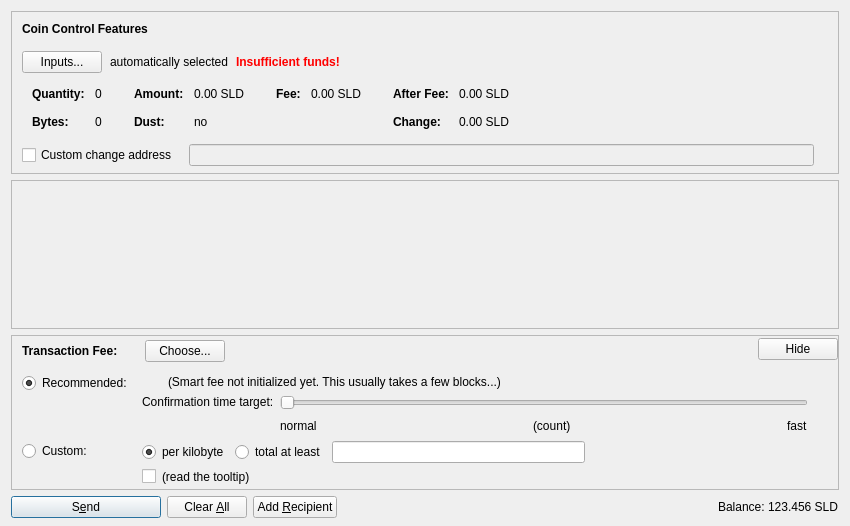
<?xml version="1.0" encoding="UTF-8"?>
<ui version="4.0">
 <class>SendCoinsDialog</class>
 <widget class="QDialog" name="SendCoinsDialog">
  <property name="geometry">
   <rect>
    <x>0</x>
    <y>0</y>
    <width>850</width>
    <height>526</height>
   </rect>
  </property>
  <property name="windowTitle">
   <string>Send Coins</string>
  </property>
  <layout class="QVBoxLayout" name="verticalLayout" stretch="0,1,0,0">
   <property name="bottomMargin">
    <number>8</number>
   </property>
   <item>
    <widget class="QFrame" name="frameCoinControl">
     <property name="sizePolicy">
      <sizepolicy hsizetype="Expanding" vsizetype="Expanding">
       <horstretch>0</horstretch>
       <verstretch>0</verstretch>
      </sizepolicy>
     </property>
     <property name="maximumSize">
      <size>
       <width>16777215</width>
       <height>16777215</height>
      </size>
     </property>
     <property name="frameShape">
      <enum>QFrame::StyledPanel</enum>
     </property>
     <property name="frameShadow">
      <enum>QFrame::Sunken</enum>
     </property>
     <layout class="QVBoxLayout" name="verticalLayoutCoinControl2">
      <property name="spacing">
       <number>0</number>
      </property>
      <property name="leftMargin">
       <number>0</number>
      </property>
      <property name="topMargin">
       <number>0</number>
      </property>
      <property name="rightMargin">
       <number>0</number>
      </property>
      <property name="bottomMargin">
       <number>6</number>
      </property>
      <item>
       <layout class="QVBoxLayout" name="verticalLayoutCoinControl" stretch="0,0,0,0,1">
        <property name="spacing">
         <number>0</number>
        </property>
        <property name="leftMargin">
         <number>10</number>
        </property>
        <property name="topMargin">
         <number>10</number>
        </property>
        <item>
         <layout class="QHBoxLayout" name="horizontalLayoutCoinControl1">
          <property name="bottomMargin">
           <number>15</number>
          </property>
          <item>
           <widget class="QLabel" name="labelCoinControlFeatures">
            <property name="sizePolicy">
             <sizepolicy hsizetype="Preferred" vsizetype="Maximum">
              <horstretch>0</horstretch>
              <verstretch>0</verstretch>
             </sizepolicy>
            </property>
            <property name="font">
             <font>
              <weight>75</weight>
              <bold>true</bold>
             </font>
            </property>
            <property name="styleSheet">
             <string notr="true">font-weight:bold;</string>
            </property>
            <property name="text">
             <string>Coin Control Features</string>
            </property>
           </widget>
          </item>
         </layout>
        </item>
        <item>
         <layout class="QHBoxLayout" name="horizontalLayoutCoinControl2" stretch="0,0,0,0">
          <property name="spacing">
           <number>8</number>
          </property>
          <property name="bottomMargin">
           <number>10</number>
          </property>
          <item>
           <widget class="QPushButton" name="pushButtonCoinControl">
            <property name="styleSheet">
             <string notr="true"/>
            </property>
            <property name="text">
             <string>Inputs...</string>
            </property>
            <property name="autoDefault">
             <bool>false</bool>
            </property>
           </widget>
          </item>
          <item>
           <widget class="QLabel" name="labelCoinControlAutomaticallySelected">
            <property name="text">
             <string>automatically selected</string>
            </property>
            <property name="margin">
             <number>5</number>
            </property>
           </widget>
          </item>
          <item>
           <widget class="QLabel" name="labelCoinControlInsuffFunds">
            <property name="font">
             <font>
              <weight>75</weight>
              <bold>true</bold>
             </font>
            </property>
            <property name="styleSheet">
             <string notr="true">color:red;font-weight:bold;</string>
            </property>
            <property name="text">
             <string>Insufficient funds!</string>
            </property>
            <property name="margin">
             <number>5</number>
            </property>
           </widget>
          </item>
          <item>
           <spacer name="horizontalSpacerCoinControl">
            <property name="orientation">
             <enum>Qt::Horizontal</enum>
            </property>
            <property name="sizeHint" stdset="0">
             <size>
              <width>40</width>
              <height>1</height>
             </size>
            </property>
           </spacer>
          </item>
         </layout>
        </item>
        <item>
         <widget class="QWidget" name="widgetCoinControl" native="true">
          <property name="sizePolicy">
           <sizepolicy hsizetype="Preferred" vsizetype="Preferred">
            <horstretch>0</horstretch>
            <verstretch>0</verstretch>
           </sizepolicy>
          </property>
          <property name="minimumSize">
           <size>
            <width>0</width>
            <height>0</height>
           </size>
          </property>
          <property name="styleSheet">
           <string notr="true"/>
          </property>
          <layout class="QHBoxLayout" name="horizontalLayoutCoinControl5">
           <property name="leftMargin">
            <number>0</number>
           </property>
           <property name="topMargin">
            <number>0</number>
           </property>
           <property name="rightMargin">
            <number>0</number>
           </property>
           <property name="bottomMargin">
            <number>0</number>
           </property>
           <item>
            <layout class="QHBoxLayout" name="horizontalLayoutCoinControl3" stretch="0,0,0,1">
             <property name="spacing">
              <number>20</number>
             </property>
             <property name="topMargin">
              <number>0</number>
             </property>
             <property name="bottomMargin">
              <number>10</number>
             </property>
             <item>
              <layout class="QFormLayout" name="formLayoutCoinControl1">
               <property name="horizontalSpacing">
                <number>10</number>
               </property>
               <property name="verticalSpacing">
                <number>14</number>
               </property>
               <property name="leftMargin">
                <number>10</number>
               </property>
               <property name="topMargin">
                <number>4</number>
               </property>
               <property name="rightMargin">
                <number>6</number>
               </property>
               <item row="0" column="0">
                <widget class="QLabel" name="labelCoinControlQuantityText">
                 <property name="font">
                  <font>
                   <weight>75</weight>
                   <bold>true</bold>
                  </font>
                 </property>
                 <property name="text">
                  <string>Quantity:</string>
                 </property>
                 <property name="margin">
                  <number>0</number>
                 </property>
                </widget>
               </item>
               <item row="0" column="1">
                <widget class="QLabel" name="labelCoinControlQuantity">
                 <property name="cursor">
                  <cursorShape>IBeamCursor</cursorShape>
                 </property>
                 <property name="contextMenuPolicy">
                  <enum>Qt::ActionsContextMenu</enum>
                 </property>
                 <property name="text">
                  <string notr="true">0</string>
                 </property>
                 <property name="margin">
                  <number>0</number>
                 </property>
                 <property name="textInteractionFlags">
                  <set>Qt::LinksAccessibleByMouse|Qt::TextSelectableByKeyboard|Qt::TextSelectableByMouse</set>
                 </property>
                </widget>
               </item>
               <item row="1" column="0">
                <widget class="QLabel" name="labelCoinControlBytesText">
                 <property name="font">
                  <font>
                   <weight>75</weight>
                   <bold>true</bold>
                  </font>
                 </property>
                 <property name="text">
                  <string>Bytes:</string>
                 </property>
                </widget>
               </item>
               <item row="1" column="1">
                <widget class="QLabel" name="labelCoinControlBytes">
                 <property name="cursor">
                  <cursorShape>IBeamCursor</cursorShape>
                 </property>
                 <property name="contextMenuPolicy">
                  <enum>Qt::ActionsContextMenu</enum>
                 </property>
                 <property name="text">
                  <string notr="true">0</string>
                 </property>
                 <property name="textInteractionFlags">
                  <set>Qt::LinksAccessibleByMouse|Qt::TextSelectableByKeyboard|Qt::TextSelectableByMouse</set>
                 </property>
                </widget>
               </item>
              </layout>
             </item>
             <item>
              <layout class="QFormLayout" name="formLayoutCoinControl2">
               <property name="horizontalSpacing">
                <number>10</number>
               </property>
               <property name="verticalSpacing">
                <number>14</number>
               </property>
               <property name="leftMargin">
                <number>6</number>
               </property>
               <property name="topMargin">
                <number>4</number>
               </property>
               <property name="rightMargin">
                <number>6</number>
               </property>
               <item row="0" column="0">
                <widget class="QLabel" name="labelCoinControlAmountText">
                 <property name="font">
                  <font>
                   <weight>75</weight>
                   <bold>true</bold>
                  </font>
                 </property>
                 <property name="text">
                  <string>Amount:</string>
                 </property>
                 <property name="margin">
                  <number>0</number>
                 </property>
                </widget>
               </item>
               <item row="0" column="1">
                <widget class="QLabel" name="labelCoinControlAmount">
                 <property name="cursor">
                  <cursorShape>IBeamCursor</cursorShape>
                 </property>
                 <property name="contextMenuPolicy">
                  <enum>Qt::ActionsContextMenu</enum>
                 </property>
                 <property name="text">
                  <string notr="true">0.00 SLD</string>
                 </property>
                 <property name="textInteractionFlags">
                  <set>Qt::LinksAccessibleByMouse|Qt::TextSelectableByKeyboard|Qt::TextSelectableByMouse</set>
                 </property>
                </widget>
               </item>
               <item row="1" column="0">
                <widget class="QLabel" name="labelCoinControlLowOutputText">
                 <property name="font">
                  <font>
                   <weight>75</weight>
                   <bold>true</bold>
                  </font>
                 </property>
                 <property name="text">
                  <string>Dust:</string>
                 </property>
                </widget>
               </item>
               <item row="1" column="1">
                <widget class="QLabel" name="labelCoinControlLowOutput">
                 <property name="cursor">
                  <cursorShape>IBeamCursor</cursorShape>
                 </property>
                 <property name="contextMenuPolicy">
                  <enum>Qt::ActionsContextMenu</enum>
                 </property>
                 <property name="text">
                  <string notr="true">no</string>
                 </property>
                 <property name="textInteractionFlags">
                  <set>Qt::LinksAccessibleByMouse|Qt::TextSelectableByKeyboard|Qt::TextSelectableByMouse</set>
                 </property>
                </widget>
               </item>
              </layout>
             </item>
             <item>
              <layout class="QFormLayout" name="formLayoutCoinControl3">
               <property name="horizontalSpacing">
                <number>10</number>
               </property>
               <property name="verticalSpacing">
                <number>14</number>
               </property>
               <property name="leftMargin">
                <number>6</number>
               </property>
               <property name="topMargin">
                <number>4</number>
               </property>
               <property name="rightMargin">
                <number>6</number>
               </property>
               <item row="0" column="0">
                <widget class="QLabel" name="labelCoinControlFeeText">
                 <property name="font">
                  <font>
                   <weight>75</weight>
                   <bold>true</bold>
                  </font>
                 </property>
                 <property name="text">
                  <string>Fee:</string>
                 </property>
                 <property name="margin">
                  <number>0</number>
                 </property>
                </widget>
               </item>
               <item row="0" column="1">
                <widget class="QLabel" name="labelCoinControlFee">
                 <property name="cursor">
                  <cursorShape>IBeamCursor</cursorShape>
                 </property>
                 <property name="contextMenuPolicy">
                  <enum>Qt::ActionsContextMenu</enum>
                 </property>
                 <property name="text">
                  <string notr="true">0.00 SLD</string>
                 </property>
                 <property name="textInteractionFlags">
                  <set>Qt::LinksAccessibleByMouse|Qt::TextSelectableByKeyboard|Qt::TextSelectableByMouse</set>
                 </property>
                </widget>
               </item>
              </layout>
             </item>
             <item>
              <layout class="QFormLayout" name="formLayoutCoinControl4">
               <property name="horizontalSpacing">
                <number>10</number>
               </property>
               <property name="verticalSpacing">
                <number>14</number>
               </property>
               <property name="leftMargin">
                <number>6</number>
               </property>
               <property name="topMargin">
                <number>4</number>
               </property>
               <property name="rightMargin">
                <number>6</number>
               </property>
               <item row="0" column="0">
                <widget class="QLabel" name="labelCoinControlAfterFeeText">
                 <property name="font">
                  <font>
                   <weight>75</weight>
                   <bold>true</bold>
                  </font>
                 </property>
                 <property name="text">
                  <string>After Fee:</string>
                 </property>
                 <property name="margin">
                  <number>0</number>
                 </property>
                </widget>
               </item>
               <item row="0" column="1">
                <widget class="QLabel" name="labelCoinControlAfterFee">
                 <property name="cursor">
                  <cursorShape>IBeamCursor</cursorShape>
                 </property>
                 <property name="contextMenuPolicy">
                  <enum>Qt::ActionsContextMenu</enum>
                 </property>
                 <property name="text">
                  <string notr="true">0.00 SLD</string>
                 </property>
                 <property name="textInteractionFlags">
                  <set>Qt::LinksAccessibleByMouse|Qt::TextSelectableByKeyboard|Qt::TextSelectableByMouse</set>
                 </property>
                </widget>
               </item>
               <item row="1" column="0">
                <widget class="QLabel" name="labelCoinControlChangeText">
                 <property name="font">
                  <font>
                   <weight>75</weight>
                   <bold>true</bold>
                  </font>
                 </property>
                 <property name="text">
                  <string>Change:</string>
                 </property>
                </widget>
               </item>
               <item row="1" column="1">
                <widget class="QLabel" name="labelCoinControlChange">
                 <property name="cursor">
                  <cursorShape>IBeamCursor</cursorShape>
                 </property>
                 <property name="contextMenuPolicy">
                  <enum>Qt::ActionsContextMenu</enum>
                 </property>
                 <property name="text">
                  <string notr="true">0.00 SLD</string>
                 </property>
                 <property name="textInteractionFlags">
                  <set>Qt::LinksAccessibleByMouse|Qt::TextSelectableByKeyboard|Qt::TextSelectableByMouse</set>
                 </property>
                </widget>
               </item>
              </layout>
             </item>
            </layout>
           </item>
          </layout>
         </widget>
        </item>
        <item>
         <layout class="QHBoxLayout" name="horizontalLayoutCoinControl4" stretch="0,0,0">
          <property name="spacing">
           <number>12</number>
          </property>
          <property name="sizeConstraint">
           <enum>QLayout::SetDefaultConstraint</enum>
          </property>
          <property name="topMargin">
           <number>5</number>
          </property>
          <property name="rightMargin">
           <number>5</number>
          </property>
          <item>
           <widget class="QCheckBox" name="checkBoxCoinControlChange">
            <property name="toolTip">
             <string>If this is activated, but the change address is empty or invalid, change will be sent to a newly generated address.</string>
            </property>
            <property name="text">
             <string>Custom change address</string>
            </property>
           </widget>
          </item>
          <item>
           <widget class="QValidatedLineEdit" name="lineEditCoinControlChange">
            <property name="enabled">
             <bool>false</bool>
            </property>
            <property name="sizePolicy">
             <sizepolicy hsizetype="Expanding" vsizetype="Fixed">
              <horstretch>0</horstretch>
              <verstretch>0</verstretch>
             </sizepolicy>
            </property>
           </widget>
          </item>
          <item>
           <widget class="QLabel" name="labelCoinControlChangeLabel">
            <property name="sizePolicy">
             <sizepolicy hsizetype="Preferred" vsizetype="Expanding">
              <horstretch>0</horstretch>
              <verstretch>0</verstretch>
             </sizepolicy>
            </property>
            <property name="minimumSize">
             <size>
              <width>0</width>
              <height>0</height>
             </size>
            </property>
            <property name="text">
             <string/>
            </property>
            <property name="margin">
             <number>3</number>
            </property>
           </widget>
          </item>
         </layout>
        </item>
        <item>
         <spacer name="verticalSpacerCoinControl">
          <property name="orientation">
           <enum>Qt::Vertical</enum>
          </property>
          <property name="sizeHint" stdset="0">
           <size>
            <width>800</width>
            <height>1</height>
           </size>
          </property>
         </spacer>
        </item>
       </layout>
      </item>
     </layout>
    </widget>
   </item>
   <item>
    <widget class="QScrollArea" name="scrollArea">
     <property name="widgetResizable">
      <bool>true</bool>
     </property>
     <widget class="QWidget" name="scrollAreaWidgetContents">
      <property name="geometry">
       <rect>
        <x>0</x>
        <y>0</y>
        <width>830</width>
        <height>104</height>
       </rect>
      </property>
      <layout class="QVBoxLayout" name="verticalLayout_2" stretch="0,1">
       <property name="leftMargin">
        <number>0</number>
       </property>
       <property name="topMargin">
        <number>0</number>
       </property>
       <property name="rightMargin">
        <number>0</number>
       </property>
       <property name="bottomMargin">
        <number>0</number>
       </property>
       <item>
        <layout class="QVBoxLayout" name="entries">
         <property name="spacing">
          <number>6</number>
         </property>
        </layout>
       </item>
       <item>
        <spacer name="verticalSpacer">
         <property name="orientation">
          <enum>Qt::Vertical</enum>
         </property>
         <property name="sizeHint" stdset="0">
          <size>
           <width>20</width>
           <height>40</height>
          </size>
         </property>
        </spacer>
       </item>
      </layout>
     </widget>
    </widget>
   </item>
   <item>
    <widget class="QFrame" name="frameFee">
     <property name="sizePolicy">
      <sizepolicy hsizetype="Expanding" vsizetype="Expanding">
       <horstretch>0</horstretch>
       <verstretch>0</verstretch>
      </sizepolicy>
     </property>
     <property name="maximumSize">
      <size>
       <width>16777215</width>
       <height>16777215</height>
      </size>
     </property>
     <property name="frameShape">
      <enum>QFrame::StyledPanel</enum>
     </property>
     <property name="frameShadow">
      <enum>QFrame::Sunken</enum>
     </property>
     <layout class="QVBoxLayout" name="verticalLayoutFee1">
      <property name="spacing">
       <number>0</number>
      </property>
      <property name="leftMargin">
       <number>0</number>
      </property>
      <property name="topMargin">
       <number>0</number>
      </property>
      <property name="rightMargin">
       <number>0</number>
      </property>
      <property name="bottomMargin">
       <number>0</number>
      </property>
      <item>
       <layout class="QVBoxLayout" name="verticalLayoutFee2" stretch="0,0,0">
        <property name="spacing">
         <number>0</number>
        </property>
        <property name="leftMargin">
         <number>10</number>
        </property>
        <property name="topMargin">
         <number>0</number>
        </property>
        <item>
         <layout class="QHBoxLayout" name="horizontalLayoutFee1">
          <property name="bottomMargin">
           <number>0</number>
          </property>
          <item>
           <layout class="QVBoxLayout" name="verticalLayoutFee7">
            <property name="spacing">
             <number>0</number>
            </property>
            <item>
             <spacer name="verticalSpacerSmartFee">
              <property name="orientation">
               <enum>Qt::Vertical</enum>
              </property>
              <property name="sizeType">
               <enum>QSizePolicy::Fixed</enum>
              </property>
              <property name="sizeHint" stdset="0">
               <size>
                <width>1</width>
                <height>4</height>
               </size>
              </property>
             </spacer>
            </item>
            <item>
             <layout class="QHBoxLayout" name="horizontalLayoutSmartFee">
              <property name="spacing">
               <number>10</number>
              </property>
              <item>
               <widget class="QLabel" name="labelFeeHeadline">
                <property name="sizePolicy">
                 <sizepolicy hsizetype="Preferred" vsizetype="Maximum">
                  <horstretch>0</horstretch>
                  <verstretch>0</verstretch>
                 </sizepolicy>
                </property>
                <property name="font">
                 <font>
                  <weight>75</weight>
                  <bold>true</bold>
                 </font>
                </property>
                <property name="styleSheet">
                 <string notr="true">font-weight:bold;</string>
                </property>
                <property name="text">
                 <string>Transaction Fee:</string>
                </property>
               </widget>
              </item>
              <item>
               <widget class="QLabel" name="labelFeeMinimized">
                <property name="text">
                 <string/>
                </property>
               </widget>
              </item>
              <item>
               <widget class="QPushButton" name="buttonChooseFee">
                <property name="text">
                 <string>Choose...</string>
                </property>
               </widget>
              </item>
             </layout>
            </item>
            <item>
             <spacer name="verticalSpacer_5">
              <property name="orientation">
               <enum>Qt::Vertical</enum>
              </property>
              <property name="sizeHint" stdset="0">
               <size>
                <width>1</width>
                <height>1</height>
               </size>
              </property>
             </spacer>
            </item>
           </layout>
          </item>
          <item>
           <spacer name="horizontalSpacer_4">
            <property name="orientation">
             <enum>Qt::Horizontal</enum>
            </property>
            <property name="sizeHint" stdset="0">
             <size>
              <width>40</width>
              <height>20</height>
             </size>
            </property>
           </spacer>
          </item>
          <item>
           <widget class="QPushButton" name="buttonMinimizeFee">
            <property name="toolTip">
             <string>collapse fee-settings</string>
            </property>
            <property name="text">
             <string>Hide</string>
            </property>
           </widget>
          </item>
         </layout>
        </item>
        <item>
         <widget class="QFrame" name="frameFeeSelection">
          <layout class="QVBoxLayout" name="verticalLayoutFee12">
           <property name="spacing">
            <number>0</number>
           </property>
           <property name="leftMargin">
            <number>0</number>
           </property>
           <property name="topMargin">
            <number>0</number>
           </property>
           <property name="rightMargin">
            <number>0</number>
           </property>
           <property name="bottomMargin">
            <number>0</number>
           </property>
           <item>
            <layout class="QGridLayout" name="gridLayoutFee">
             <property name="topMargin">
              <number>10</number>
             </property>
             <property name="bottomMargin">
              <number>4</number>
             </property>
             <property name="horizontalSpacing">
              <number>10</number>
             </property>
             <property name="verticalSpacing">
              <number>4</number>
             </property>
             <item row="1" column="1">
              <layout class="QVBoxLayout" name="verticalLayoutFee8">
               <property name="spacing">
                <number>6</number>
               </property>
               <item>
                <layout class="QHBoxLayout" name="horizontalLayoutFee13">
                 <item>
                  <widget class="QRadioButton" name="radioCustomPerKilobyte">
                   <property name="toolTip">
                    <string>If the custom fee is set to 1000 satoshis and the transaction is only 250 bytes, then &quot;per kilobyte&quot; only pays 250 satoshis in fee, while &quot;total at least&quot; pays 1000 satoshis. For transactions bigger than a kilobyte both pay by kilobyte.</string>
                   </property>
                   <property name="text">
                    <string>per kilobyte</string>
                   </property>
                   <property name="checked">
                    <bool>true</bool>
                   </property>
                   <attribute name="buttonGroup">
                    <string notr="true">groupCustomFee</string>
                   </attribute>
                  </widget>
                 </item>
                 <item>
                  <widget class="QRadioButton" name="radioCustomAtLeast">
                   <property name="toolTip">
                    <string>If the custom fee is set to 1000 satoshis and the transaction is only 250 bytes, then &quot;per kilobyte&quot; only pays 250 satoshis in fee, while &quot;total at least&quot; pays 1000 satoshis. For transactions bigger than a kilobyte both pay by kilobyte.</string>
                   </property>
                   <property name="text">
                    <string>total at least</string>
                   </property>
                   <attribute name="buttonGroup">
                    <string notr="true">groupCustomFee</string>
                   </attribute>
                  </widget>
                 </item>
                 <item>
                  <widget class="BitcoinAmountField" name="customFee"/>
                 </item>
                 <item>
                  <spacer name="horizontalSpacer_6">
                   <property name="orientation">
                    <enum>Qt::Horizontal</enum>
                   </property>
                   <property name="sizeHint" stdset="0">
                    <size>
                     <width>1</width>
                     <height>1</height>
                    </size>
                   </property>
                  </spacer>
                 </item>
                </layout>
               </item>
               <item>
                <layout class="QHBoxLayout" name="horizontalLayoutFee8">
                 <item>
                  <widget class="QCheckBox" name="checkBoxMinimumFee">
                   <property name="toolTip">
                    <string>Paying only the minimum fee is just fine as long as there is less transaction volume than space in the blocks. But be aware that this can end up in a never confirming transaction once there is more demand for sollida transactions than the network can process.</string>
                   </property>
                   <property name="text">
                    <string/>
                   </property>
                  </widget>
                 </item>
                 <item>
                  <widget class="QLabel" name="labelMinFeeWarning">
                   <property name="enabled">
                    <bool>true</bool>
                   </property>
                   <property name="toolTip">
                    <string>Paying only the minimum fee is just fine as long as there is less transaction volume than space in the blocks. But be aware that this can end up in a never confirming transaction once there is more demand for sollida transactions than the network can process.</string>
                   </property>
                   <property name="text">
                    <string>(read the tooltip)</string>
                   </property>
                   <property name="margin">
                    <number>5</number>
                   </property>
                  </widget>
                 </item>
                 <item>
                  <spacer name="horizontalSpacer_2">
                   <property name="orientation">
                    <enum>Qt::Horizontal</enum>
                   </property>
                   <property name="sizeHint" stdset="0">
                    <size>
                     <width>1</width>
                     <height>1</height>
                    </size>
                   </property>
                  </spacer>
                 </item>
                </layout>
               </item>
              </layout>
             </item>
             <item row="0" column="0">
              <layout class="QVBoxLayout" name="verticalLayoutFee4" stretch="0,1">
               <item>
                <widget class="QRadioButton" name="radioSmartFee">
                 <property name="text">
                  <string>Recommended:</string>
                 </property>
                 <property name="checked">
                  <bool>true</bool>
                 </property>
                 <attribute name="buttonGroup">
                  <string notr="true">groupFee</string>
                 </attribute>
                </widget>
               </item>
               <item>
                <spacer name="verticalSpacer_2">
                 <property name="orientation">
                  <enum>Qt::Vertical</enum>
                 </property>
                 <property name="sizeHint" stdset="0">
                  <size>
                   <width>1</width>
                   <height>1</height>
                  </size>
                 </property>
                </spacer>
               </item>
              </layout>
             </item>
             <item row="1" column="0">
              <layout class="QVBoxLayout" name="verticalLayoutFee9" stretch="0,1">
               <item>
                <widget class="QRadioButton" name="radioCustomFee">
                 <property name="text">
                  <string>Custom:</string>
                 </property>
                 <attribute name="buttonGroup">
                  <string notr="true">groupFee</string>
                 </attribute>
                </widget>
               </item>
               <item>
                <spacer name="verticalSpacer_6">
                 <property name="orientation">
                  <enum>Qt::Vertical</enum>
                 </property>
                 <property name="sizeHint" stdset="0">
                  <size>
                   <width>1</width>
                   <height>1</height>
                  </size>
                 </property>
                </spacer>
               </item>
              </layout>
             </item>
             <item row="0" column="1">
              <layout class="QVBoxLayout" name="verticalLayoutFee3" stretch="0,0,1">
               <property name="spacing">
                <number>6</number>
               </property>
               <property name="topMargin">
                <number>2</number>
               </property>
               <item>
                <layout class="QHBoxLayout" name="horizontalLayoutFee12">
                 <item>
                  <widget class="QLabel" name="labelSmartFee">
                   <property name="text">
                    <string/>
                   </property>
                   <property name="margin">
                    <number>2</number>
                   </property>
                  </widget>
                 </item>
                 <item>
                  <widget class="QLabel" name="labelFeeEstimation">
                   <property name="text">
                    <string/>
                   </property>
                  </widget>
                 </item>
                 <item>
                  <widget class="QLabel" name="labelSmartFee2">
                   <property name="text">
                    <string>(Smart fee not initialized yet. This usually takes a few blocks...)</string>
                   </property>
                   <property name="margin">
                    <number>2</number>
                   </property>
                  </widget>
                 </item>
                 <item>
                  <spacer name="horizontalSpacer_5">
                   <property name="orientation">
                    <enum>Qt::Horizontal</enum>
                   </property>
                   <property name="sizeHint" stdset="0">
                    <size>
                     <width>1</width>
                     <height>1</height>
                    </size>
                   </property>
                  </spacer>
                 </item>
                </layout>
               </item>
               <item>
                <layout class="QHBoxLayout" name="horizontalLayoutFee9">
                 <item>
                  <layout class="QVBoxLayout" name="verticalLayoutFee6">
                   <item>
                    <widget class="QLabel" name="labelSmartFee3">
                     <property name="text">
                      <string>Confirmation time target:</string>
                     </property>
                     <property name="margin">
                      <number>2</number>
                     </property>
                    </widget>
                   </item>
                   <item>
                    <spacer name="verticalSpacer_3">
                     <property name="orientation">
                      <enum>Qt::Vertical</enum>
                     </property>
                     <property name="sizeHint" stdset="0">
                      <size>
                       <width>1</width>
                       <height>1</height>
                      </size>
                     </property>
                    </spacer>
                   </item>
                  </layout>
                 </item>
                 <item>
                  <layout class="QVBoxLayout" name="verticalLayoutFee5">
                   <property name="rightMargin">
                    <number>30</number>
                   </property>
                   <item>
                    <widget class="QSlider" name="sliderSmartFee">
                     <property name="minimum">
                      <number>0</number>
                     </property>
                     <property name="maximum">
                      <number>23</number>
                     </property>
                     <property name="pageStep">
                      <number>1</number>
                     </property>
                     <property name="value">
                      <number>0</number>
                     </property>
                     <property name="orientation">
                      <enum>Qt::Horizontal</enum>
                     </property>
                     <property name="invertedAppearance">
                      <bool>false</bool>
                     </property>
                     <property name="invertedControls">
                      <bool>false</bool>
                     </property>
                     <property name="tickPosition">
                      <enum>QSlider::NoTicks</enum>
                     </property>
                    </widget>
                   </item>
                   <item>
                    <layout class="QHBoxLayout" name="horizontalLayoutFee10">
                     <item>
                      <widget class="QLabel" name="labelSmartFeeNormal">
                       <property name="text">
                        <string>normal</string>
                       </property>
                      </widget>
                     </item>
                     <item>
                      <spacer name="horizontalSpacer_7">
                       <property name="orientation">
                        <enum>Qt::Horizontal</enum>
                       </property>
                       <property name="sizeHint" stdset="0">
                        <size>
                         <width>40</width>
                         <height>20</height>
                        </size>
                       </property>
                      </spacer>
                     </item>
                     <item>
                      <widget class="QLabel" name="confirmationTargetLabel">
                       <property name="text">
                        <string notr="true">(count)</string>
                       </property>
                      </widget>
                     </item>
                     <item>
                      <spacer name="horizontalSpacer_3">
                       <property name="orientation">
                        <enum>Qt::Horizontal</enum>
                       </property>
                       <property name="sizeHint" stdset="0">
                        <size>
                         <width>40</width>
                         <height>20</height>
                        </size>
                       </property>
                      </spacer>
                     </item>
                     <item>
                      <widget class="QLabel" name="labelSmartFeeFast">
                       <property name="text">
                        <string>fast</string>
                       </property>
                      </widget>
                     </item>
                    </layout>
                   </item>
                  </layout>
                 </item>
                </layout>
               </item>
               <item>
                <spacer name="verticalSpacer_4">
                 <property name="orientation">
                  <enum>Qt::Vertical</enum>
                 </property>
                 <property name="sizeHint" stdset="0">
                  <size>
                   <width>1</width>
                   <height>1</height>
                  </size>
                 </property>
                </spacer>
               </item>
              </layout>
             </item>
            </layout>
           </item>
          </layout>
         </widget>
        </item>
        <item>
         <spacer name="verticalSpacerFee">
          <property name="orientation">
           <enum>Qt::Vertical</enum>
          </property>
          <property name="sizeHint" stdset="0">
           <size>
            <width>800</width>
            <height>1</height>
           </size>
          </property>
         </spacer>
        </item>
       </layout>
      </item>
     </layout>
    </widget>
   </item>
   <item>
    <layout class="QHBoxLayout" name="horizontalLayout">
     <item>
      <widget class="QPushButton" name="sendButton">
       <property name="minimumSize">
        <size>
         <width>150</width>
         <height>0</height>
        </size>
       </property>
       <property name="toolTip">
        <string>Confirm the send action</string>
       </property>
       <property name="text">
        <string>S&amp;end</string>
       </property>
       <property name="icon">
        <iconset resource="../bitcoin.qrc">
         <normaloff>:/icons/send</normaloff>:/icons/send</iconset>
       </property>
       <property name="autoDefault">
        <bool>false</bool>
       </property>
       <property name="default">
        <bool>true</bool>
       </property>
      </widget>
     </item>
     <item>
      <widget class="QPushButton" name="clearButton">
       <property name="sizePolicy">
        <sizepolicy hsizetype="Minimum" vsizetype="Fixed">
         <horstretch>0</horstretch>
         <verstretch>0</verstretch>
        </sizepolicy>
       </property>
       <property name="toolTip">
        <string>Clear all fields of the form.</string>
       </property>
       <property name="text">
        <string>Clear &amp;All</string>
       </property>
       <property name="icon">
        <iconset resource="../bitcoin.qrc">
         <normaloff>:/icons/remove</normaloff>:/icons/remove</iconset>
       </property>
       <property name="autoDefault">
        <bool>false</bool>
       </property>
      </widget>
     </item>
     <item>
      <widget class="QPushButton" name="addButton">
       <property name="toolTip">
        <string>Send to multiple recipients at once</string>
       </property>
       <property name="text">
        <string>Add &amp;Recipient</string>
       </property>
       <property name="icon">
        <iconset resource="../bitcoin.qrc">
         <normaloff>:/icons/add</normaloff>:/icons/add</iconset>
       </property>
       <property name="autoDefault">
        <bool>false</bool>
       </property>
      </widget>
     </item>
     <item>
      <spacer name="horizontalSpacer">
       <property name="orientation">
        <enum>Qt::Horizontal</enum>
       </property>
       <property name="sizeHint" stdset="0">
        <size>
         <width>40</width>
         <height>20</height>
        </size>
       </property>
      </spacer>
     </item>
     <item>
      <layout class="QHBoxLayout" name="horizontalLayout_2">
       <property name="spacing">
        <number>3</number>
       </property>
       <item>
        <widget class="QLabel" name="label">
         <property name="sizePolicy">
          <sizepolicy hsizetype="Preferred" vsizetype="Fixed">
           <horstretch>0</horstretch>
           <verstretch>0</verstretch>
          </sizepolicy>
         </property>
         <property name="text">
          <string>Balance:</string>
         </property>
        </widget>
       </item>
       <item>
        <widget class="QLabel" name="labelBalance">
         <property name="sizePolicy">
          <sizepolicy hsizetype="Preferred" vsizetype="Fixed">
           <horstretch>0</horstretch>
           <verstretch>0</verstretch>
          </sizepolicy>
         </property>
         <property name="cursor">
          <cursorShape>IBeamCursor</cursorShape>
         </property>
         <property name="text">
          <string notr="true">123.456 SLD</string>
         </property>
         <property name="textInteractionFlags">
          <set>Qt::LinksAccessibleByMouse|Qt::TextSelectableByKeyboard|Qt::TextSelectableByMouse</set>
         </property>
        </widget>
       </item>
      </layout>
     </item>
    </layout>
   </item>
  </layout>
 </widget>
 <customwidgets>
  <customwidget>
   <class>QValidatedLineEdit</class>
   <extends>QLineEdit</extends>
   <header>qvalidatedlineedit.h</header>
  </customwidget>
  <customwidget>
   <class>BitcoinAmountField</class>
   <extends>QLineEdit</extends>
   <header>bitcoinamountfield.h</header>
   <container>1</container>
  </customwidget>
 </customwidgets>
 <resources>
  <include location="../bitcoin.qrc"/>
 </resources>
 <connections/>
 <buttongroups>
  <buttongroup name="groupFee"/>
  <buttongroup name="groupCustomFee"/>
 </buttongroups>
</ui>
